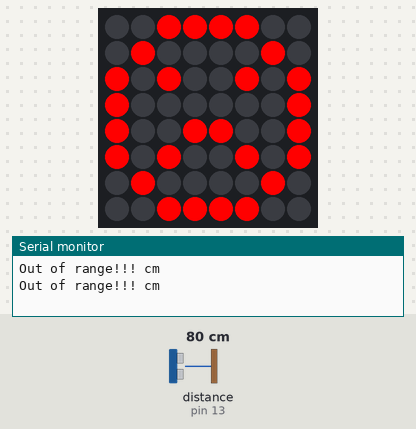
This sketch was run on a simulated Arduino Uno, built with avr-gcc and run on an emulated ATmega328P. On the bench: 8×8 RGB LED matrix (first LED top left, wired row by row), the last lines printed to the serial monitor. The test bench sets the inputs (shaded band); at power-on: distance to the obstacle (sensor on pin 13) 80 cm. The echo pulse lasts 58.3 µs per cm.

Above: at 1.9 s.
2.0 s: distance to the obstacle (sensor on pin 13) set to 54 cm
3.6 s: distance to the obstacle (sensor on pin 13) set to 46 cm
At 5.1 s:
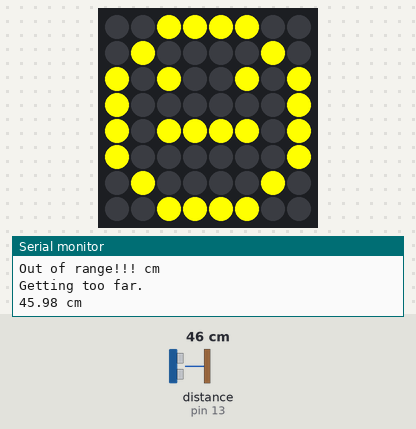
6.1 s: distance to the obstacle (sensor on pin 13) set to 22 cm
8.0 s: distance to the obstacle (sensor on pin 13) set to 18 cm
At 9.4 s:
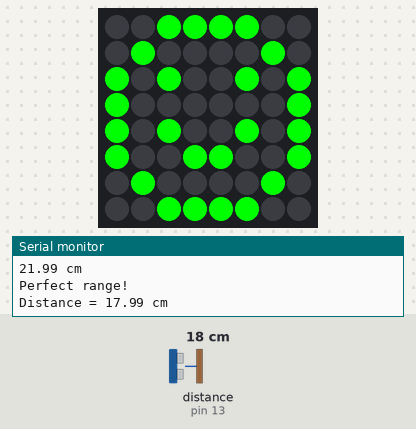
10.6 s: distance to the obstacle (sensor on pin 13) set to 4 cm
12.2 s: distance to the obstacle (sensor on pin 13) set to 2 cm
At 13.2 s:
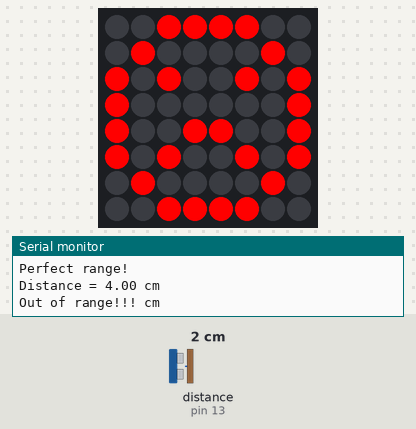
Timing chart, 0 to 15.2 s (numbered marks = the images above; inputs shaded):
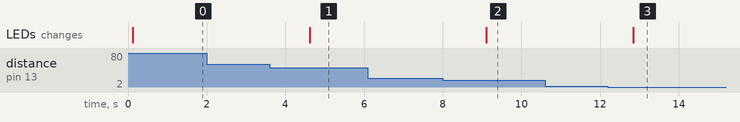

Measured:
- the behaviour switches between 51 and 50 cm on distance to the obstacle (sensor on pin 13) (found by bisection; images 0 and 1)
- the behaviour switches between 21 and 20 cm on distance to the obstacle (sensor on pin 13) (found by bisection; images 1 and 2)
- the behaviour switches between 3 and 2 cm on distance to the obstacle (sensor on pin 13) (found by bisection; images 2 and 3)
- after the input at 3.6 s, the LEDs: change after 1.0 s (image 1)
- after the input at 8.0 s, the LEDs: change after 1.1 s (image 2)
- after the input at 12.2 s, the LEDs: change after 0.64 s (image 3)

The sketch:

distance_sensor.ino
```cpp
// This uses Serial Monitor to display Range Finder distance readings

#include "NewPing.h"
#include <Wire.h>
#include <Adafruit_GFX.h>
#include "Adafruit_LEDBackpack.h"

#define TRIGGER_PIN  10
#define ECHO_PIN     13
#define MAX_DISTANCE 400

NewPing sonar(TRIGGER_PIN, ECHO_PIN, MAX_DISTANCE);

float duration, distance;

int iterations = 5;

Adafruit_BicolorMatrix matrix = Adafruit_BicolorMatrix();

void setup() {
  Serial.begin (9600);
  matrix.begin(0x70);
}

static const uint8_t PROGMEM
  smile_bmp[] =
  { B00111100,
    B01000010,
    B10100101,
    B10000001,
    B10100101,
    B10011001,
    B01000010,
    B00111100 },
  neutral_bmp[] =
  { B00111100,
    B01000010,
    B10100101,
    B10000001,
    B10111101,
    B10000001,
    B01000010,
    B00111100 },
  frown_bmp[] =
  { B00111100,
    B01000010,
    B10100101,
    B10000001,
    B10011001,
    B10100101,
    B01000010,
    B00111100 };

void loop() {

  duration = sonar.ping_median(iterations);
  distance = (duration / 2) * 0.0343;
  matrix.clear();

  if (distance < 20 && distance >= 2) {
    Serial.println("Perfect range!");
    Serial.print("Distance = ");
    Serial.print(distance);
    Serial.println(" cm");
    matrix.drawBitmap(0, 0, smile_bmp, 8, 8, LED_GREEN);
    matrix.writeDisplay();
  }
  else if (distance < 50 && distance > 20) {
    matrix.drawBitmap(0, 0, neutral_bmp, 8, 8, LED_YELLOW);
    matrix.writeDisplay();
    Serial.println("Getting too far.");
    Serial.print(distance);
    Serial.println(" cm");
    delay(500);
  }
  else {
    matrix.drawBitmap(0, 0, frown_bmp, 8, 8, LED_RED);
    matrix.writeDisplay();
    Serial.print("Out of range!!!");
    Serial.println(" cm");
    delay(500);
  }
  delay(500);
}
```
